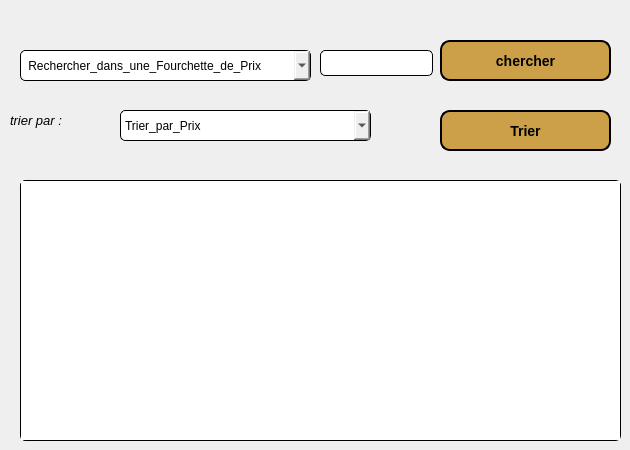
         <widget class="QWidget" name="tab_39">
          <attribute name="title">
           <string>recherche/tri</string>
          </attribute>
          <widget class="QComboBox" name="comboBox_11">
           <property name="geometry">
            <rect>
             <x>120</x>
             <y>110</y>
             <width>251</width>
             <height>31</height>
            </rect>
           </property>
           <property name="styleSheet">
            <string notr="true"> border: 1px solid black; 
 border-radius: 5px; 
font: italic 9pt &quot;Segoe UI&quot;;</string>
           </property>
           <item>
            <property name="text">
             <string>Trier_par_Prix</string>
            </property>
           </item>
           <item>
            <property name="text">
             <string>Trier_par_Id</string>
            </property>
           </item>
           <item>
            <property name="text">
             <string>Trier_par_Type</string>
            </property>
           </item>
          </widget>
          <widget class="QLabel" name="label_186">
           <property name="geometry">
            <rect>
             <x>10</x>
             <y>110</y>
             <width>71</width>
             <height>20</height>
            </rect>
           </property>
           <property name="font">
            <font>
             <family>Segoe UI</family>
             <pointsize>10</pointsize>
             <italic>true</italic>
             <bold>false</bold>
            </font>
           </property>
           <property name="styleSheet">
            <string notr="true">font: italic 10pt &quot;Segoe UI&quot;;</string>
           </property>
           <property name="text">
            <string>trier par :</string>
           </property>
          </widget>
          <widget class="QPushButton" name="buttonTrier_6">
           <property name="geometry">
            <rect>
             <x>440</x>
             <y>110</y>
             <width>171</width>
             <height>41</height>
            </rect>
           </property>
           <property name="styleSheet">
            <string notr="true">
background-color: rgb(203, 160, 73);
font: italic 9pt &quot;Segoe UI&quot;;

 border: 2px solid black; 
 border-radius: 10px; 
color: black;
font-size: 14px;
font-weight: bold;
 padding: 10px 20px;
</string>
           </property>
           <property name="text">
            <string>Trier</string>
           </property>
          </widget>
          <widget class="QTableView" name="tableView_8">
           <property name="geometry">
            <rect>
             <x>20</x>
             <y>180</y>
             <width>601</width>
             <height>261</height>
            </rect>
           </property>
           <property name="styleSheet">
            <string notr="true"> border: 1px solid black; 
 border-radius: 5px; </string>
           </property>
          </widget>
          <widget class="QComboBox" name="comboBox_33">
           <property name="geometry">
            <rect>
             <x>20</x>
             <y>50</y>
             <width>291</width>
             <height>31</height>
            </rect>
           </property>
           <property name="styleSheet">
            <string notr="true"> border: 1px solid black; 
 border-radius: 5px; 
font: italic 9pt &quot;Segoe UI&quot;;</string>
           </property>
           <item>
            <property name="text">
             <string> Rechercher_dans_une_Fourchette_de_Prix</string>
            </property>
           </item>
           <item>
            <property name="text">
             <string>Rechercher_par_ID</string>
            </property>
           </item>
           <item>
            <property name="text">
             <string>Rechercher_par_Type</string>
            </property>
           </item>
          </widget>
          <widget class="QLineEdit" name="lineEdit_recherche_5">
           <property name="geometry">
            <rect>
             <x>320</x>
             <y>50</y>
             <width>113</width>
             <height>26</height>
            </rect>
           </property>
           <property name="styleSheet">
            <string notr="true"> border: 1px solid black; 
 border-radius: 5px; </string>
           </property>
          </widget>
          <widget class="QPushButton" name="buttonRechercher_3">
           <property name="geometry">
            <rect>
             <x>440</x>
             <y>40</y>
             <width>171</width>
             <height>41</height>
            </rect>
           </property>
           <property name="styleSheet">
            <string notr="true">
background-color: rgb(203, 160, 73);
font: italic 9pt &quot;Segoe UI&quot;;

 border: 2px solid black; 
 border-radius: 10px; 
color: black;
font-size: 14px;
font-weight: bold;
 padding: 10px 20px;
</string>
           </property>
           <property name="text">
            <string>chercher</string>
           </property>
          </widget>
         </widget>
